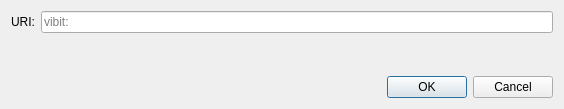
<?xml version="1.0" encoding="UTF-8"?>
<ui version="4.0">
 <class>OpenURIDialog</class>
 <widget class="QDialog" name="OpenURIDialog">
  <property name="geometry">
   <rect>
    <x>0</x>
    <y>0</y>
    <width>564</width>
    <height>109</height>
   </rect>
  </property>
  <property name="windowTitle">
   <string>Open vibit URI</string>
  </property>
  <layout class="QVBoxLayout" name="verticalLayout">
   <item>
    <layout class="QHBoxLayout" name="horizontalLayout">
     <item>
      <widget class="QLabel" name="label">
       <property name="text">
        <string>URI:</string>
       </property>
      </widget>
     </item>
     <item>
      <widget class="QValidatedLineEdit" name="uriEdit">
       <property name="placeholderText">
        <string notr="true">vibit:</string>
       </property>
      </widget>
     </item>
    </layout>
   </item>
   <item>
    <spacer name="verticalSpacer">
     <property name="orientation">
      <enum>Qt::Vertical</enum>
     </property>
     <property name="sizeHint" stdset="0">
      <size>
       <width>20</width>
       <height>40</height>
      </size>
     </property>
    </spacer>
   </item>
   <item>
    <widget class="QDialogButtonBox" name="buttonBox">
     <property name="orientation">
      <enum>Qt::Horizontal</enum>
     </property>
     <property name="standardButtons">
      <set>QDialogButtonBox::Cancel|QDialogButtonBox::Ok</set>
     </property>
    </widget>
   </item>
  </layout>
 </widget>
 <customwidgets>
  <customwidget>
   <class>QValidatedLineEdit</class>
   <extends>QLineEdit</extends>
   <header>qt/qvalidatedlineedit.h</header>
  </customwidget>
 </customwidgets>
 <resources/>
 <connections>
  <connection>
   <sender>buttonBox</sender>
   <signal>accepted()</signal>
   <receiver>OpenURIDialog</receiver>
   <slot>accept()</slot>
   <hints>
    <hint type="sourcelabel">
     <x>248</x>
     <y>254</y>
    </hint>
    <hint type="destinationlabel">
     <x>157</x>
     <y>274</y>
    </hint>
   </hints>
  </connection>
  <connection>
   <sender>buttonBox</sender>
   <signal>rejected()</signal>
   <receiver>OpenURIDialog</receiver>
   <slot>reject()</slot>
   <hints>
    <hint type="sourcelabel">
     <x>316</x>
     <y>260</y>
    </hint>
    <hint type="destinationlabel">
     <x>286</x>
     <y>274</y>
    </hint>
   </hints>
  </connection>
 </connections>
</ui>
